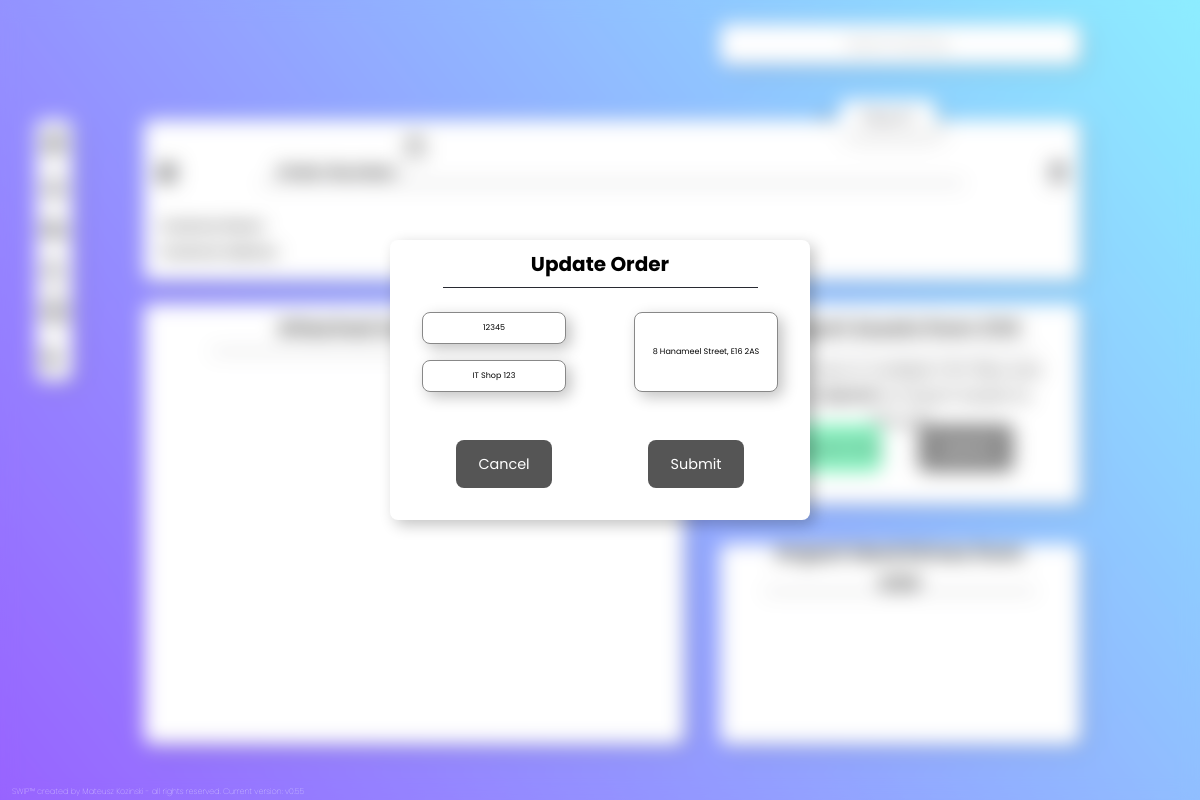
The page /updateorder/2/ on the database its author committed.
### SWIPapp/models.py (models this page shows, shortened)
class Order(models.Model):
    Order_Number = models.CharField(max_length=100)
    Customer = models.CharField(max_length=100, default='')
    Customer_Address = models.TextField(max_length=300, default='')
    Created = models.DateTimeField(auto_now_add=True) #this is currently broken - works on import but updating returns error if null=False for some reason
    Updated = models.DateTimeField(auto_now_add=True) #this is currently broken - works on import but updating returns error if null=False for some reason
    class Meta:
        ordering =['-Updated', '-Created']

### SWIPapp/views.py (the view)
# urls.py: path('updateorder/<str:id>/', views.updateorder, name="updateorder"),
def updateorder(request, id):
    order = Order.objects.get(id=id)
    form = CreateNewOrder(instance=order)
    if request.method == 'POST':
        form = CreateNewOrder(request.POST, instance=order)
        if form.is_valid:
            form.save()
            return HttpResponseRedirect("/order/{id}/".format(id=id))
    context = {'form':form}
    return render(request, 'SWIPapp/updateorder.html', context)

### SWIPapp/forms.py
class CreateNewOrder(forms.ModelForm):
    class Meta:
        model = Order
        fields = ('Order_Number', 'Customer', 'Customer_Address')
        widgets = {
            'Order_Number': forms.TextInput(attrs={'class': 'ordernumber', 'placeholder ': 'Order Number'}),
            'Customer': forms.TextInput(attrs={'class': 'ordercustomer', 'placeholder ': 'Customer Name'}),
            'Customer_Address': forms.TextInput(attrs={'class': 'orderaddress', 'placeholder ': 'Full Address including Postcode'}),
        }

### SWIPapp/templates/SWIPapp/updateorder.html (shortened to what this page needs)
{% extends "SWIPapp/navbar.html" %}
{% load static %}
{%block content%}
<div class="orderinfo">
    <div class='listtitle2'>
        <p class="topinfo"><b>Order Number:</b> {{order.Order_Number}}</p>
      <div class="buttonlabels">
        <ul>
          <li class="asset-desc" id='dupdes'>  <p class="link-desc">Report</p></li>
      </ul>
      </div>
      <ul class="assetbuttons">
        <li class="assetbutton" id='delicon'>  <a class="assset-link" href="#"><svg xmlns="http://www.w3.org/2000/svg" width="24" height="24" style="fill: rgba(0, 0, 0, 1);transform: ;msFilter:;"><path d="M15 2H9c-1.103 0-2 .897-2 2v2H3v2h2v12c0 1.103.897 2 2 2h10c1.103 0 2-.897 2-2V8h2V6h-4V4c0-1.103-.897-2-2-2zM9 4h6v2H9V4zm8 16H7V8h10v12z"></path></svg></a></li>
        <li class="assetbutton" id='editicon'>  <a class="assset-link" href='#'></a></li>
        <li class="assetbutton" id='dupicon'>  <a class="assset-link" href="#"><svg xmlns="http://www.w3.org/2000/svg" width="24" height="24" style="fill: rgba(0, 0, 0, 1);transform: ;msFilter:;"><path d="M19 3h-2.25a1 1 0 0 0-1-1h-7.5a1 1 0 0 0-1 1H5c-1.103 0-2 .897-2 2v15c0 1.103.897 2 2 2h14c1.103 0 2-.897 2-2V5c0-1.103-.897-2-2-2zm0 17H5V5h2v2h10V5h2v15z"></path></svg></a></li>
      </div>
<br>
<p class="maininfo"> <b>Customer Name:</b> {{order.Customer}} </p>
<p class="maininfo"> <b>Customer Address:</b> {{order.Customer_Address}} </p>
</div>
<div class="attachedassets">
    <div class='listtitle'>
        <h4> Attached Assets and HDDs </h4>
    </div>
    <div class='listcontainer'>
</div>
<div class="attachtoorder">
    <div class='listtitle'>
        <h4> Import Assets from CSV</h4>
    </div>
    <p class="explanation"> Select one or multiple CSV files and press <b>Submit</b> to import Assets to this job </p>
    <div class='importasset2'>
        <form method="POST" action-"/" enctype="multipart/form-data">
            <div class="buttons">
            <label class="uploadlabel" for="files">Upload CSVs</label>
            <button type="submit" class = "submitbtn2", name="save">Submit</button>
            </div>
        </form>
    </div>
</div>
<div class="attachhddtoorder">
    <div class='listtitle'>
        <h4> Import Hard Drives from CSV</h4>
    </div>
</div>
<div class = "fullscreenglass">
    <div class = "updateorderprompt">
        <div class='listtitle'>
            <h4>Update Order</h4>
        </div>
        <form method="POST" action =''>
            {{form.Order_Number}}
            {{form.Customer}}
            {{form.Customer_Address}}
            <button class="submitbtn3", name="save">Submit</button>
        </form>
        <a href="{{request.META.HTTP_REFERER}}"><button class='cancelbtn3'>Cancel</button></a>
    </div>
</div>
{% endblock %}

### rows shown on the page
Order: Order_Number "12345", Customer "IT Shop 123", Customer_Address "8 Hanameel Street, E16 2AS"
